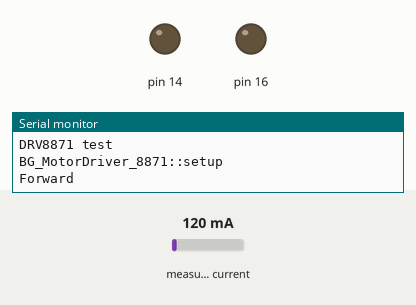
This sketch was run on a simulated Arduino Uno, built with avr-gcc and run on an emulated ATmega328P. Shown: output pins drawn as LEDs (lit = HIGH), the last lines printed to the serial monitor. Inputs (shaded band) come from the test bench; at power-on: measured current 120 mA.

Above: at 5.7 s.
At 9.0 s:
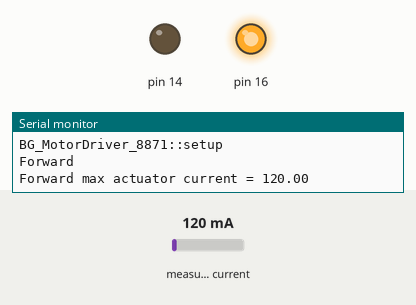
At 15.4 s:
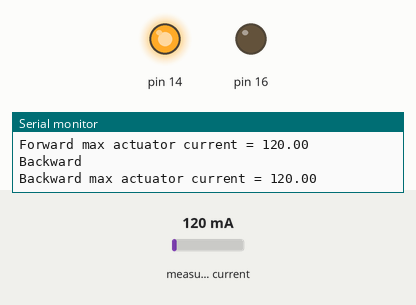
Timing chart, 0 to 21.8 s (numbered marks = the images above):
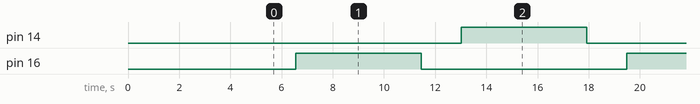

Measured:
- by itself, pin 14, pin 16: alternates HIGH for 4.9 s and LOW for 8.0 s, 4 changes in all, then stays LOW

The sketch:

DRV8871_MotorDriver_test.ino
```cpp
#include "BG_VariableTypes.h"
#include "BG_MotorDriver.h"
#include <Adafruit_INA219.h>

// Basic sketch for trying out the Adafruit DRV8871 using the MotorDriver class

#define MOTOR_IN1 14
#define MOTOR_IN2 16

BG_MotorDriver *actuatorMotor;

bool ina219Found = false;;
Adafruit_INA219 ina219;

// Keep track of the current drawn by the actuator, updated in gate open/close task
float maxActuatorCurrentmA = 0.0;  // During a gate transition
float actuatorCurrentmA;

// Set this to true to see debug messages
bool debugOn = true;

bool motorTest = true;

void setup() {
  Serial.begin(115200);

  actuatorMotor = new BG_MotorDriver_8871;

  delay(5000); //Allow time for Serial Monitor to open
  Serial.println("DRV8871 test\n");
  if (!actuatorMotor->setup(MOTOR_IN1, MOTOR_IN2)) {
    Serial.println("Motor drvr error");
    while (1) delay(10);
  }

  // Start the current sensor
  if (ina219.begin()) {
    ina219Found = true;
    ina219.setCalibration_16V_400mA();
  }
  else {
    Serial.println("INA219 not found");
    ina219Found = false;
  }
}

void loop() {
  if (motorTest) {
    for (int j = 0; j < 2; j++) {
      Serial.println("Forward");
      // ramp up forward
      for (int i = 0; i < 255; i++) {
        actuatorMotor->forward(i);
        if (ina219Found) {
          actuatorCurrentmA = ina219.getCurrent_mA();
          if (actuatorCurrentmA > maxActuatorCurrentmA)
            maxActuatorCurrentmA = actuatorCurrentmA;
        }
        delay(10);
      }
      if (ina219Found) {
        Serial.print("Forward max actuator current = ");
        Serial.println(maxActuatorCurrentmA);
      }
      delay(3350);

      Serial.println("Backward");
      // ramp up backward
      for (int i = 0; i < 255; i++) {
        actuatorMotor->backward(i);
        if (ina219Found) {
          actuatorCurrentmA = ina219.getCurrent_mA();
          if (actuatorCurrentmA > maxActuatorCurrentmA)
            maxActuatorCurrentmA = actuatorCurrentmA;
        }
        delay(10);
      }
      if (ina219Found) {
        Serial.print("Backward max actuator current = ");
        Serial.println(maxActuatorCurrentmA);
      }
      delay(3350);
    }
    motorTest = false;
    actuatorMotor->release();
    Serial.println("Done.");
  }
  delay(1000);
}
```

BG_MotorDriver.cpp
```cpp
/*
  Name:    BG_MotorDriver.cpp
  Created: 12/23/2021 10:32:45 PM
  Author:  Lem Davis
*/

#include <Arduino.h>
#include "BG_VariableTypes.h"
#include "BG_MotorDriver.h"
#include "DebugPrint.h"
#include <Adafruit_MotorShield.h>

BG_MotorDriver::BG_MotorDriver()
{}

BG_MotorDriver_Adafruit_Shield::BG_MotorDriver_Adafruit_Shield() : BG_MotorDriver()
{
  _motorCount = 4;
  // Motor driver (H-bridge)
  _AFMS = Adafruit_MotorShield();
}

bool BG_MotorDriver_Adafruit_Shield::setup(int motorNum, int ignore, int ignore2, int ignore3)
{
  _actuatorMotor = _AFMS.getMotor(motorNum);
  if (_AFMS.begin())   // create with the default frequency 1.6KHz
    return true;
  return false;
}

void BG_MotorDriver_Adafruit_Shield::forward(int speed)
{
  _actuatorMotor->setSpeed(speed);
  _actuatorMotor->run(FORWARD);

}

void BG_MotorDriver_Adafruit_Shield::backward(int speed)
{
  _actuatorMotor->setSpeed(speed);
  _actuatorMotor->run(BACKWARD);
}

void BG_MotorDriver_Adafruit_Shield::brake()
{
  _actuatorMotor->run(RELEASE);
}

void BG_MotorDriver_Adafruit_Shield::release()
{
  _actuatorMotor->run(RELEASE);
}

BG_MotorDriver_6612::BG_MotorDriver_6612() : BG_MotorDriver()
{
  _motorCount = 2;
}

bool BG_MotorDriver_6612::setup(int in1, int in2, int pwm, int stbyPin)
{
  _in1 = in1;
  _in2 = in2;
  _pwm = pwm;
  _stbyPin = stbyPin;
  pinMode(_in1, OUTPUT);
  pinMode(_in2, OUTPUT);
  pinMode(_pwm, OUTPUT);
  pinMode(_stbyPin, OUTPUT);
  return true;
}

void BG_MotorDriver_6612::forward(int speed)
{
  digitalWrite(_stbyPin, HIGH);   // Enable (turn off standby)
  digitalWrite(_in1, HIGH);
  digitalWrite(_in2, LOW);
  analogWrite(_pwm, speed);
}

void BG_MotorDriver_6612::backward(int speed)
{
  digitalWrite(_stbyPin, HIGH);   // Enable (turn off standby)
  digitalWrite(_in1, LOW);
  digitalWrite(_in2, HIGH);
  analogWrite(_pwm, speed);
}

void BG_MotorDriver_6612::brake()
{
  digitalWrite(_stbyPin, HIGH);   // Enable (turn off standby)
  digitalWrite(_in1, HIGH);
  digitalWrite(_in2, HIGH);
  analogWrite(_pwm, 0);
}

void BG_MotorDriver_6612::release()
{
  digitalWrite(_in1, LOW);
  digitalWrite(_in2, LOW);
  analogWrite(_pwm, 0);
  digitalWrite(_stbyPin, LOW);   // Standby(?)
}

BG_MotorDriver_8871::BG_MotorDriver_8871()
{
  _motorCount = 2;
}

bool BG_MotorDriver_8871::setup(int pwm1, int pwm2, int ignore, int ignore2)
{
  _pwm1 = pwm1;
  _pwm2 = pwm2;
  pinMode(pwm1, OUTPUT);
  pinMode(pwm2, OUTPUT);
  DebugPrint bgDebug;
  bgDebug.println("BG_MotorDriver_8871::setup");
  return true;
}

void BG_MotorDriver_8871::forward(int speed)
{
  digitalWrite(_pwm1, LOW);
  analogWrite(_pwm2, speed);
}

void BG_MotorDriver_8871::backward(int speed)
{
  digitalWrite(_pwm2, LOW);
  analogWrite(_pwm1, speed);
}

void BG_MotorDriver_8871::brake()
{
  digitalWrite(_pwm1, HIGH);
  digitalWrite(_pwm2, HIGH);
}

void BG_MotorDriver_8871::release()
{
  digitalWrite(_pwm1, LOW);
  digitalWrite(_pwm2, LOW);
  DebugPrint bgDebug;
  bgDebug.println("BG_MotorDriver_8871::release");
}

#ifdef SERIAL_CONTROLLED_DRIVER
#include #include "SCMD.h"
#include "SCMD_config.h" //Contains #defines for common SCMD register names and values
BG_MotorDriver::BG_MotorDriver()
{
  motorCount = 1;
}

bool BG_MotorDriver::setup(int motorNum)
{
  _actuatorMotor.settings.commInterface = I2C_MODE;
  //  set address if I2C configuration selected with the config jumpers
  _actuatorMotor.settings.I2CAddress = 0x5A; //config pattern "0101" on board for address 0x5A
  //*****initialize the driver get wait for idle*****//

  bool motorInit = false;
  // Try up to 4 times for the motor to begin
  for (int i = 0; i < 4; i++) {
    if (_actuatorMotor.begin() == 0xA9 ) {   //Wait until a valid ID word is returned
      motorInit = true;
      break;
    }
    delay(500);
  }
  // Try up to 4 times for the driver to be ready
  for (int i = 0; i < 4; i++) {
    if (_actuatorMotor.ready()) {   //Wait until the driver is done looking for slaves before beginning
      motorInit = true;
      break;
    }
    delay(500);
  }
  return motorInit;
}

void BG_MotorDriver::forward(int speed)
{
  _actuatorMotor.setDrive( 0, 1, 255); //Drive motor forward at speed
}

void BG_MotorDriver::backward(int speed)
{
  _actuatorMotor.setDrive( 0, 0, 255); //Drive motor backward at speed
}

void BG_MotorDriver::brake()
{
  _actuatorMotor.setDrive( 0, 1, 0); //Set speed to zero
}

void BG_MotorDriver::release()
{
  _actuatorMotor.setDrive( 0, 1, 0); //Set speed to zero
}
#endif
```

BG_MotorDriver.h
```cpp
/*
  Name:    BG_MotorDriver.h
  Created: 12/23/2021 10:32:45 PM
  Author:  Lem Davis
*/
#ifndef _Motor_Driver_h
#define _Motor_Driver_h
#include <Arduino.h>
#include <Adafruit_MotorShield.h>
#ifdef SERIAL_CONTROLLED_DRIVER
#include <SCMD.h>
#include <SCMD_config.h> //Contains #defines for common SCMD register names and values
#endif

//**********************************************************
class BG_MotorDriver
{
  public:
    BG_MotorDriver();
    virtual bool setup(int, int = 3, int pwmPin = 5, int stbyPin = 9) {return true;}
    virtual void forward(int speed) {}
    virtual void backward(int speed) {}
    virtual void brake() {}
    virtual void release() {}
};

//**********************************************************
class BG_MotorDriver_Adafruit_Shield : public BG_MotorDriver
{
  private:
    int _motorCount;
    Adafruit_MotorShield _AFMS;
    // Select which 'port' M1, M2, M3 or M4.
    Adafruit_DCMotor* _actuatorMotor;

  public:
    BG_MotorDriver_Adafruit_Shield();
    bool setup(int, int in2 = 3, int pwmPin = 5, int stbyPin = 9);
    void forward(int speed);
    void backward(int speed);
    void brake();
    void release();
};

//**********************************************************
class BG_MotorDriver_6612 : public BG_MotorDriver
{
  private:
    int _motorCount;
    int _in1, _in2, _pwm, _stbyPin;

  public:
    BG_MotorDriver_6612();
    bool setup(int, int in2 = 3, int pwmPin = 5, int stbyPin = 9);
    void forward(int speed);
    void backward(int speed);
    void brake();
    void release();
};

//**********************************************************
class BG_MotorDriver_8871 : public BG_MotorDriver
{
  private:
    int _motorCount;
    int _pwm1, _pwm2;

  public:
    BG_MotorDriver_8871();
    bool setup(int, int, int ignore = 5, int ignore2 = 9);
    void forward(int speed);
    void backward(int speed);
    void brake();
    void release();
};


#endif
```

BG_VariableTypes.h
```cpp
/*
 Name:    VariableTypes.h
 Created: 12/12/2021 10:32:45 PM
 Author:  Lem Davis
*/

#ifndef _VariableTypes_h
#define _VariableTypes_h
#include <Arduino.h>

typedef enum _blastgate_state {
  BG_Open,
  BG_Closed,
  BG_OpenRamping,
  BG_CloseRamping,
  BG_MovingToOpen,
  BG_MovingToClosed,
  BG_State_Unknown,
  BG_Error_Opening,
  BG_Error_Closing
} BlastGateState;

typedef struct _BlastGateData {
  // Blast gate state
  BlastGateState gateState;

  // Keep track of the current drawn by the actuator, updated in gate open/close task
  float maxActuatorCurrentmA;  // During a gate transition
  float actuatorCurrentmA;
  float actuatorCurrentLimitmA;  // Shut down gate if the current limit is exceeded

  // The following values may need to be adjusted and are stored in non-volatile memory
  int countThreshhold;
  int onCurrentThreshhold;
  int offCurrentThreshhold;

  int transitionTimeLimitMs; //Milliseconds
  float transitionTimeSec;  // Seconds

  int accelerationSteps; //1 to 255
} BlastGateData;

typedef enum _controller_status {
  BG_OK,
  BG_Warning,
  BG_Error
} BlastGateControllerStatus;


#endif
```

DebugPrint.cpp
```cpp
/*
  Name:    DebugPrint.cpp
  Created: 12/16/2021 10:32:45 PM
  Author:  Lem Davis
*/
#include <Arduino.h>
#include "DebugPrint.h"

extern bool debugOn;

DebugPrint::DebugPrint()
{
  useTelnet = false;
}

DebugPrint::~DebugPrint()
{
}

void DebugPrint::print(const String &argument)
{
  if (debugOn)
    serialStream.print(argument);
}

void DebugPrint::print(const char* argument)
{
  if (debugOn)
    serialStream.print(argument);
}

void DebugPrint::print(char argument)
{
  if (debugOn)
    serialStream.print(argument);
}

void DebugPrint::print(unsigned char argument, int s)
{
  if (debugOn)
    serialStream.print(argument,s);
}

void DebugPrint::print(int argument, int s)
{
  if (debugOn)
    serialStream.print(argument,s);
}

void DebugPrint::print(unsigned int argument, int s)
{
  if (debugOn)
    serialStream.print(argument,s);
}

void DebugPrint::print(long argument, int s)
{
  if (debugOn)
    serialStream.print(argument,s);
}
void DebugPrint::print(unsigned long argument, int s)
{
  if (debugOn)
    serialStream.print(argument,s);
}

void DebugPrint::print(double argument, int s)
{
  if (debugOn)
    serialStream.print(argument,s);
}

void DebugPrint::print(const Printable& argument)
{
  if (debugOn)
    serialStream.print(argument);
}
//*********************************************************************
void DebugPrint::println(const String &argument)
{
  if (debugOn)
    serialStream.println(argument);
}

void DebugPrint::println(const char* argument)
{
  if (debugOn)
    serialStream.println(argument);
}

void DebugPrint::println(char argument)
{
  if (debugOn)
    serialStream.println(argument);
}

void DebugPrint::println(unsigned char argument, int s)
{
  if (debugOn)
    serialStream.println(argument,s);
}

void DebugPrint::println(int argument, int s)
{
  if (debugOn)
    serialStream.println(argument,s);
}

void DebugPrint::println(unsigned int argument, int s)
{
  if (debugOn)
    serialStream.println(argument,s);
}

void DebugPrint::println(long argument, int s)
{
  if (debugOn)
    serialStream.println(argument,s);
}

void DebugPrint::println(unsigned long argument, int s)
{
  if (debugOn)
    serialStream.println(argument);
}

void DebugPrint::println(double argument, int s)
{
  if (debugOn)
    serialStream.println(argument,s);
}

void DebugPrint::println(const Printable& argument)
{
  if (debugOn)
    serialStream.println(argument);
}

void DebugPrint::println(void)
{
  if (debugOn)
    serialStream.println();
}
```

DebugPrint.h
```cpp
/*
  Name:    DebugPrint.h
  Created: 12/16/2021 10:32:45 PM
  Author:  Lem Davis
*/

#ifndef _Debug_Print_h
#define _Debug_Print_h

#include <Arduino.h>
#include "SerialStream.h"

#define DEC 10
#define HEX 16
#define OCT 8
#ifdef BIN // Prevent warnings if BIN is previously defined in "iotnx4.h" or similar
#undef BIN
#endif
#define BIN 2

class DebugPrint
{
  private:
    int bogus;
    bool useTelnet;  // Use a telnet network connection instead of serial (USB)
    SerialStream serialStream;

  public:
    DebugPrint(void);
    ~DebugPrint();
    void print(const String &);
    void print(const char*);
    void print(char);
    void print(unsigned char, int = DEC);
    void print(int, int = DEC);
    void print(unsigned int, int = DEC);
    void print(long, int = DEC);
    void print(unsigned long, int = DEC);
    void print(double, int = 2);
    void print(const Printable&);

    void println(const String &s);
    void println(const char*);
    void println(char);
    void println(unsigned char, int = DEC);
    void println(int, int = DEC);
    void println(unsigned int, int = DEC);
    void println(long, int = DEC);
    void println(unsigned long, int = DEC);
    void println(double, int = 2);
    void println(const Printable&);
    void println(void);
};
#endif
```

SerialStream.h
```cpp
/*
  Name:    SerialStream.h
  Created: 12/21/2021 10:32:45 PM
  Author:  Lem Davis
*/

#ifndef _SerialStream_h
#define _SerialStream_h

#include <Arduino.h>
#include <stdio.h>

#define DEC 10
#define HEX 16
#define OCT 8
#ifdef BIN // Prevent warnings if BIN is previously defined in "iotnx4.h" or similar
#undef BIN
#endif
#define BIN 2

class SerialStream
{
  private:
    int bogus;
    bool serialOn;  // Use a serial (USB) connection instead of telnet

  public:
    SerialStream(void);
    ~SerialStream();
    void enableSerial();
    void enableTelnet();
    void print(const String &);
    void print(const char*);
    void print(char);
    void print(unsigned char, int = DEC);
    void print(int, int = DEC);
    void print(unsigned int, int = DEC);
    void print(long, int = DEC);
    void print(unsigned long, int = DEC);
    void print(double, int = 2);
    void print(const Printable&);

    void println(const String &s);
    void println(const char*);
    void println(char);
    void println(unsigned char, int = DEC);
    void println(int, int = DEC);
    void println(unsigned int, int = DEC);
    void println(long, int = DEC);
    void println(unsigned long, int = DEC);
    void println(double, int = 2);
    void println(const Printable&);
    void println(void);

    void setTimeout(long);
    String readStringUntil(char);
    size_t readBytesUntil(char,char*,size_t);
    size_t readBytes(char*,size_t);
    String readString();
    int available();
};
#endif
```

Source omitted: SerialStream.cpp (5124 bytes)
